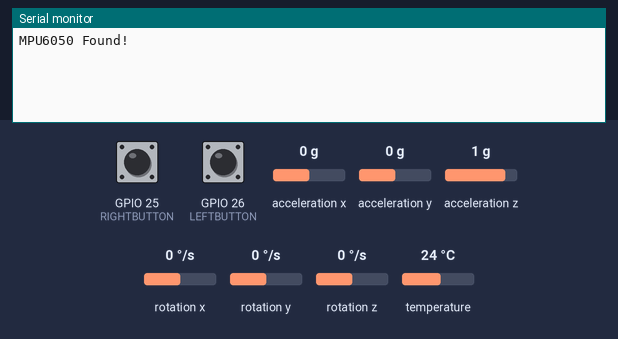
Simulated run of this sketch. Board: ESP32. Shown: the last lines printed to the serial monitor. The inputs (shaded band) are chosen by the test bench; at power-on: GPIO 25 (RIGHTBUTTON) HIGH, GPIO 26 (LEFTBUTTON) HIGH, acceleration x 0 g, acceleration y 0 g, acceleration z 1 g, rotation x 0 °/s, rotation y 0 °/s, rotation z 0 °/s, temperature 24 °C. USB keyboard and mouse output is not drawn.

Above: at 2.2 s.
2.3 s: GPIO 25 (RIGHTBUTTON) pulled LOW for 3.2 s
At 6.4 s:
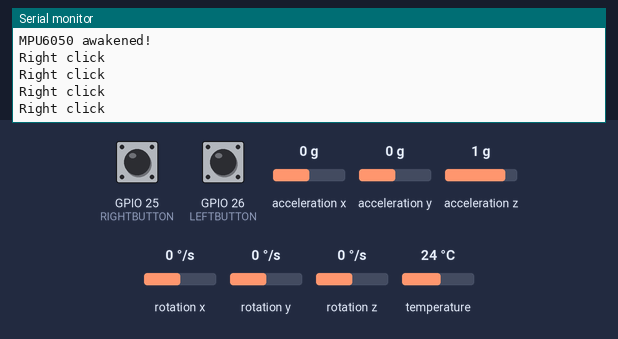
7.0 s: GPIO 26 (LEFTBUTTON) pulled LOW for 0.15 s
At 7.4 s:
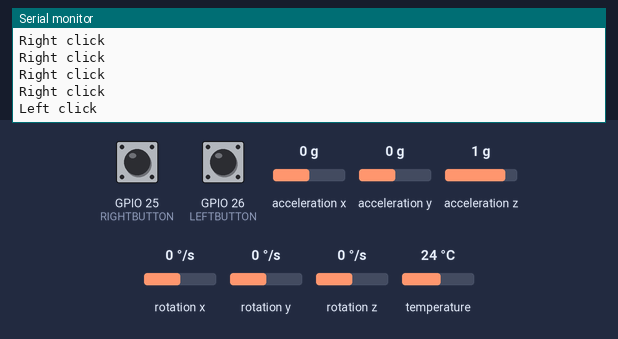

The sketch:

bleMouse.ino
```cpp
#include <BleMouse.h>
#include <Adafruit_MPU6050.h>

#define LEFTBUTTON 26
#define RIGHTBUTTON 25

// Independent sensitivity
#define HORIZONTAL_SPEED 12.0f // increase to make left/right faster
#define VERTICAL_SPEED 6.0f    // increase to make up/down faster

Adafruit_MPU6050 mpu;
BleMouse bleMouse;

bool sleepMPU = true;
unsigned long mpuDelayMillis;

void setup()
{
  Serial.begin(115200);
  pinMode(LEFTBUTTON, INPUT_PULLUP);
  pinMode(RIGHTBUTTON, INPUT_PULLUP);

  bleMouse.begin();
  delay(1000);

  if (!mpu.begin())
  {
    Serial.println("Failed to find MPU6050 chip");
    while (1)
      delay(10);
  }
  Serial.println("MPU6050 Found!");
  mpu.enableSleep(sleepMPU);
}

void loop()
{
  if (bleMouse.isConnected())
  {
    // wake MPU once after connecting
    if (sleepMPU)
    {
      delay(3000);
      Serial.println("MPU6050 awakened!");
      sleepMPU = false;
      mpu.enableSleep(sleepMPU);
      delay(500);
    }

    sensors_event_t a, g, temp;
    mpu.getEvent(&a, &g, &temp);

    // apply independent scaling
    float dx = -g.gyro.z * HORIZONTAL_SPEED;
    float dy = -g.gyro.x * VERTICAL_SPEED;
    bleMouse.move(dx, dy);

    if (digitalRead(LEFTBUTTON) == LOW)
    {
      Serial.println("Left click");
      bleMouse.click(MOUSE_LEFT);
      delay(300);
    }
    if (digitalRead(RIGHTBUTTON) == LOW)
    {
      Serial.println("Right click");
      bleMouse.click(MOUSE_RIGHT);
      delay(300);
    }
  }
}
```

Measured:
- after the input at 2.3 s, the serial monitor: prints a new line after 2.2 s (image 1)
- after the input at 7.0 s, the serial monitor: prints a new line at once (image 2)
